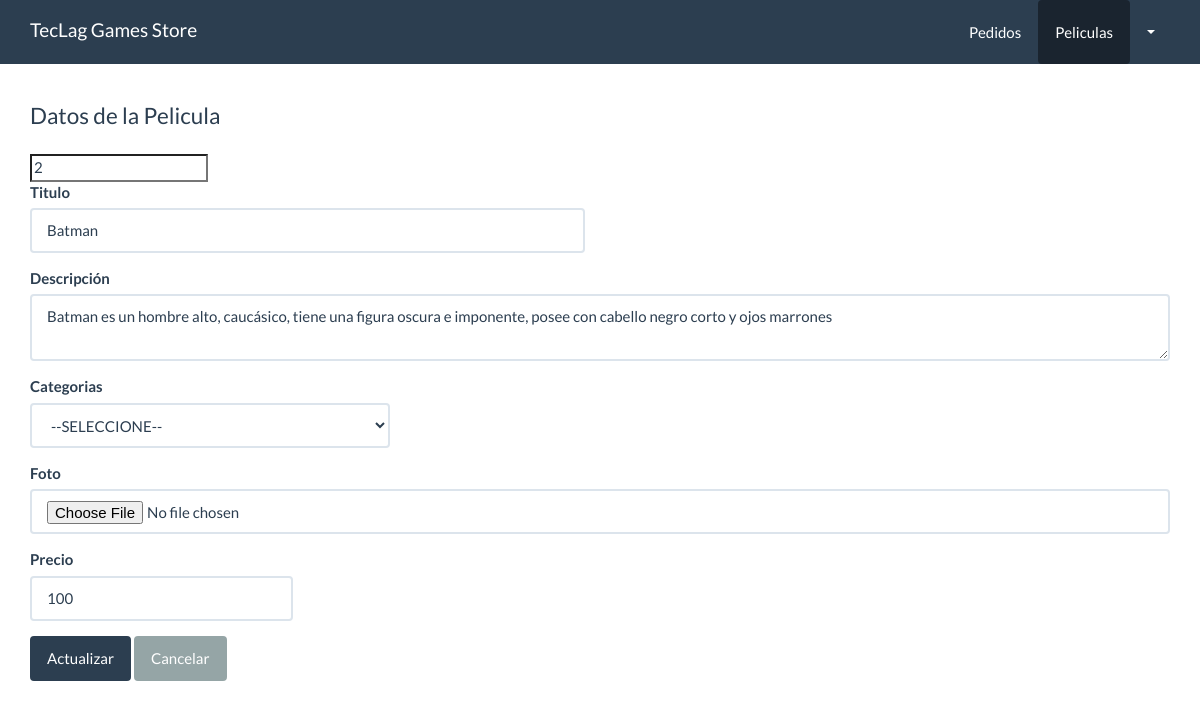
Screenshot of /panel/peliculas/form_actualizar.php?id=2 with the database file from the repository.
### tables this page shows
CREATE TABLE `peliculas` (
  `id` int(11) NOT NULL,
  `titulo` varchar(80) NOT NULL,
  `descripcion` varchar(300) NOT NULL,
  `foto` varchar(100) NOT NULL,
  `precio` decimal(10,0) NOT NULL,
  `categoria_id` int(10) NOT NULL,
  `fecha` date NOT NULL,
  `estado` int(11) NOT NULL DEFAULT 1
);

### src/Pelicula.php (called while the page is built, shortened)
<?php
class Pelicula{
    private $cn = null;
    public function __construct(){
        $this->config = parse_ini_file(__DIR__.'/../config.ini') ;
        $this->cn = new \PDO( $this->config['dns'], $this->config['usuario'],$this->config['clave'],array(
            \PDO::MYSQL_ATTR_INIT_COMMAND => 'SET NAMES utf8'
        ));
    }
    public function mostrarPorId($id){
        $sql = "SELECT * FROM `peliculas` WHERE `id`=:id ";
        $resultado = $this->cn->prepare($sql);
        $_array = array(
            ":id" =>  $id
        );
        if($resultado->execute($_array))
            return $resultado->fetch();
        return false;
    }
}

### panel/peliculas/form_actualizar.php (the view, shortened to what this page needs)
<?php
  if(isset($_GET['id']) && is_numeric($_GET['id'])){
      $id = $_GET['id'];
      $pelicula = new Kawschool\Pelicula;
      $resultado = $pelicula->mostrarPorId($id);
  }else{
    header('Location: index.php');
  }
?>
<!DOCTYPE html>
<html lang="en">
  <head>
    <link rel="stylesheet" href="../../assets/css/bootstrap.min.css">
    <link rel="stylesheet" href="../../assets/css/estilos.css">
  </head>
  <body>
    <nav class="navbar navbar-default navbar-fixed-top">
      <div class="container">
        <div class="navbar-header">
          <a class="navbar-brand" href="../dashboard.php">TecLag Games Store</a>
        </div>
        <div id="navbar" class="navbar-collapse collapse">
          <ul class="nav navbar-nav pull-right">
            <li>
              <a href="../pedidos/index.php" class="btn">Pedidos</a>
            </li>
            <li class="active">
              <a href="index.php" class="btn">Peliculas</a>
            </li>
            <li class="dropdown">
                <a href="#" class="dropdown-toggle" data-toggle="dropdown" role="button" aria-haspopup="true" aria-expanded="false">
                <span class="caret"></span></a>
            </li>
          </ul>
        </div>
      </div>
    </nav>
    <div class="container" id="main" >
      <div class="row">
        <div class="col-md-12">
          <fieldset>
            <legend>Datos de la Pelicula</legend>
            <form method="POST" action="../acciones.php" enctype="multipart/form-data" >
              <input type="hiddem" name= "id" value= "<?php print $resultado['id']?>">
              <div class="row">
                  <div class="col-md-6">
                      <div class="form-group">
                          <label>Titulo</label>
                          <input value= "<?php print $resultado['titulo']?>" type="text" class="form-control" name="titulo" required>
                      </div>
                  </div>
              </div>
              <div class="row">
                  <div class="col-md-12">
                      <div class="form-group">
                          <label>Descripción</label>
                          <textarea class="form-control" name="descripcion" id="" cols="3" required ><?php print $resultado['descripcion']?></textarea>
                      </div>
                  </div>
              </div>
              <div class="row">
                  <div class="col-md-4">
                      <div class="form-group">
                          <label>Categorias</label>
                          <select class="form-control" name="categoria_id" required>
                            <option value="">--SELECCIONE--</option>
                          </select>
                      </div>
                  </div>
              </div>
              <div class="row">
                  <div class="col-md-12">
                      <div class="form-group">
                          <label>Foto</label>
                          <input type="file" class="form-control" name="foto" required>
                      </div>
                  </div>
              </div>
              <div class="row">
                  <div class="col-md-3">
                      <div class="form-group">
                          <label>Precio</label>
                          <input value= "<?php print $resultado['precio']?>"type="text" class="form-control" name="precio" placeholder="0.00" required>
                      </div>
                  </div>
              </div>
              <input type="submit" name="accion" class="btn btn-primary" value="Actualizar">
              <a href="index.php" class="btn btn-default">Cancelar</a>
            </form>
          </fieldset>
        </div>
      </div>
    </div>
  </body>
</html>

### assets/css/estilos.css (style rules this page uses)
#main { margin-top: 100px; }

### rows the page displays
peliculas: id "2", titulo "Batman", descripcion "Batman es un hombre alto, caucásico, tiene una figura oscura e imponente, posee con cabello negro corto y ojos marrones", precio "100"
